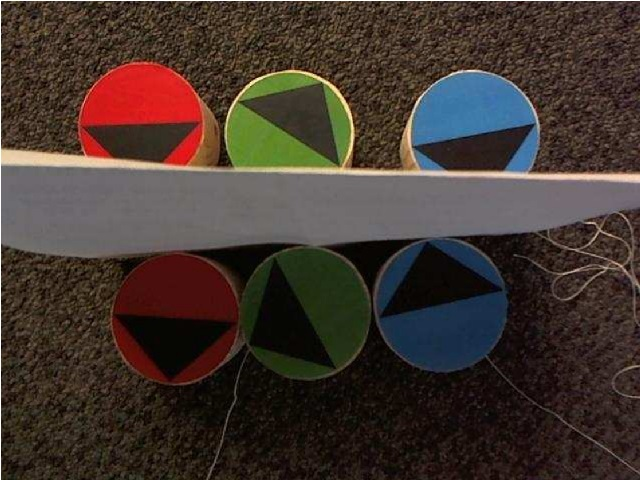
#> input picture OpenCV_Tutorial_ Examples/rgb_src.jpg, 640 x 480 px
$ python RGB_normalization.py
#> lines starting #> are read from the running program, lines starting #| are printed output that depends on the picture
import cv2
import numpy as np

# read image
img = cv2.imread('rgb_src.jpg',1)
#> img is the input picture: shape (480, 640, 3); mean B, G, R 47.3, 54.1, 66.8
cv2.imshow('img', img)
cv2.waitKey(1000)
height = img.shape[0]
#> height = 480
width = img.shape[1]
#> width = 640


# RGB normalization
img_rgb = img
for i in range(height):
    for j in range(width):
        r = int(img[i,j,2])
        g = int(img[i,j,1])
        b = int(img[i,j,0])
        sumrgb=r+b+g+0.00001
        r = np.around(r/sumrgb*255)
        g = np.around(g/sumrgb*255)
        b = np.around(b/sumrgb*255)

        img_rgb[i,j,2] = r.astype(np.uint8)
        img_rgb[i,j,0] = b.astype(np.uint8)
        img_rgb[i,j,1] = g.astype(np.uint8)
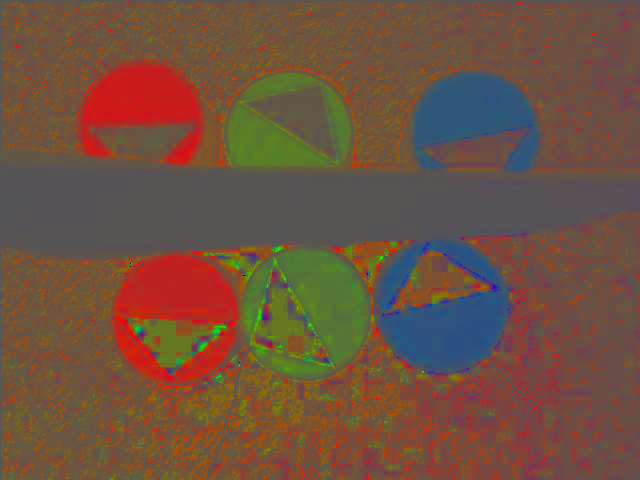
#> img_rgb: shape (480, 640, 3); mean B, G, R 63.3, 81.2, 110.5

# b,g,r = cv2.split(img)
# img_rgb = cv2.merge((blueValue,greenValue,redValue))

cv2.imwrite("rgb_norm.jpg",img_rgb)
cv2.imshow('img with rgb normalization', img_rgb)
cv2.waitKey(0)
